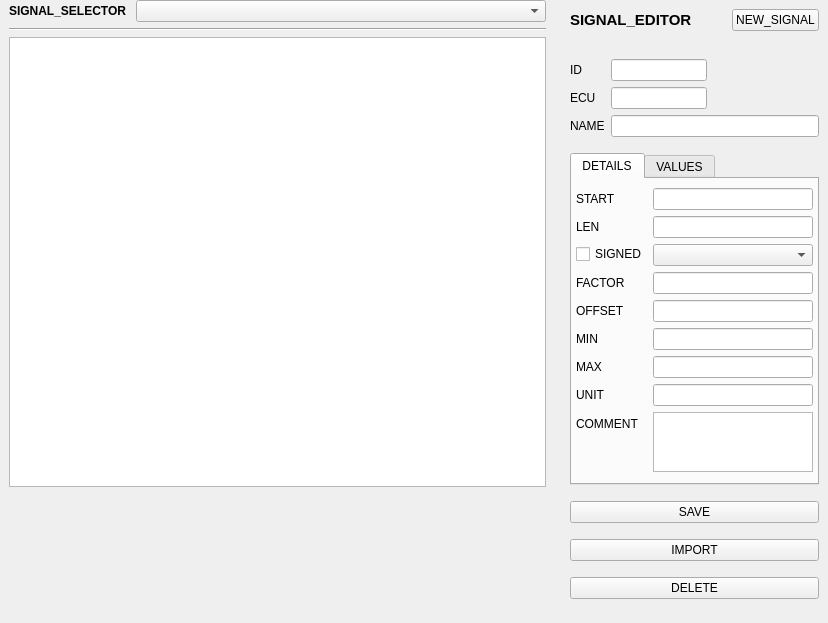
<?xml version="1.0" encoding="UTF-8"?>
<ui version="4.0">
 <class>SIGNAL</class>
 <widget class="QWidget" name="SIGNAL">
  <property name="geometry">
   <rect>
    <x>0</x>
    <y>0</y>
    <width>828</width>
    <height>623</height>
   </rect>
  </property>
  <property name="windowTitle">
   <string>Form</string>
  </property>
  <layout class="QHBoxLayout" name="bodyLayout">
   <property name="leftMargin">
    <number>0</number>
   </property>
   <property name="topMargin">
    <number>0</number>
   </property>
   <property name="rightMargin">
    <number>0</number>
   </property>
   <property name="bottomMargin">
    <number>0</number>
   </property>
   <item>
    <widget class="QWidget" name="msgManager" native="true">
     <property name="sizePolicy">
      <sizepolicy hsizetype="Expanding" vsizetype="Preferred">
       <horstretch>0</horstretch>
       <verstretch>0</verstretch>
      </sizepolicy>
     </property>
     <layout class="QVBoxLayout" name="msgManagerLayout">
      <property name="topMargin">
       <number>0</number>
      </property>
      <property name="bottomMargin">
       <number>0</number>
      </property>
      <item>
       <widget class="QWidget" name="widgetSelector" native="true">
        <layout class="QHBoxLayout" name="horizontalLayout">
         <property name="spacing">
          <number>9</number>
         </property>
         <property name="leftMargin">
          <number>0</number>
         </property>
         <property name="topMargin">
          <number>0</number>
         </property>
         <property name="rightMargin">
          <number>0</number>
         </property>
         <property name="bottomMargin">
          <number>0</number>
         </property>
         <item>
          <widget class="QLabel" name="lblSelector">
           <property name="sizePolicy">
            <sizepolicy hsizetype="Preferred" vsizetype="Fixed">
             <horstretch>0</horstretch>
             <verstretch>0</verstretch>
            </sizepolicy>
           </property>
           <property name="font">
            <font>
             <weight>75</weight>
             <bold>true</bold>
            </font>
           </property>
           <property name="text">
            <string>SIGNAL_SELECTOR</string>
           </property>
          </widget>
         </item>
         <item>
          <widget class="QComboBox" name="comboSignalSelector">
           <property name="sizePolicy">
            <sizepolicy hsizetype="Expanding" vsizetype="Fixed">
             <horstretch>0</horstretch>
             <verstretch>0</verstretch>
            </sizepolicy>
           </property>
          </widget>
         </item>
        </layout>
       </widget>
      </item>
      <item>
       <widget class="Line" name="msgLine">
        <property name="orientation">
         <enum>Qt::Horizontal</enum>
        </property>
       </widget>
      </item>
      <item>
       <widget class="QTableView" name="bitsTable">
        <property name="sizePolicy">
         <sizepolicy hsizetype="Preferred" vsizetype="Expanding">
          <horstretch>0</horstretch>
          <verstretch>0</verstretch>
         </sizepolicy>
        </property>
        <property name="minimumSize">
         <size>
          <width>0</width>
          <height>450</height>
         </size>
        </property>
        <property name="cursor" stdset="0">
         <cursorShape>PointingHandCursor</cursorShape>
        </property>
        <property name="editTriggers">
         <set>QAbstractItemView::NoEditTriggers</set>
        </property>
        <property name="alternatingRowColors">
         <bool>true</bool>
        </property>
        <property name="selectionMode">
         <enum>QAbstractItemView::NoSelection</enum>
        </property>
        <property name="cornerButtonEnabled">
         <bool>true</bool>
        </property>
        <attribute name="horizontalHeaderMinimumSectionSize">
         <number>15</number>
        </attribute>
       </widget>
      </item>
      <item>
       <spacer name="verticalSpacer">
        <property name="orientation">
         <enum>Qt::Vertical</enum>
        </property>
        <property name="sizeHint" stdset="0">
         <size>
          <width>1</width>
          <height>1</height>
         </size>
        </property>
       </spacer>
      </item>
     </layout>
    </widget>
   </item>
   <item>
    <widget class="QWidget" name="editor" native="true">
     <property name="sizePolicy">
      <sizepolicy hsizetype="Fixed" vsizetype="Preferred">
       <horstretch>0</horstretch>
       <verstretch>0</verstretch>
      </sizepolicy>
     </property>
     <property name="cssClass" stdset="0">
      <string>card</string>
     </property>
     <layout class="QVBoxLayout" name="signalEditorLayout">
      <property name="spacing">
       <number>0</number>
      </property>
      <property name="leftMargin">
       <number>0</number>
      </property>
      <property name="topMargin">
       <number>0</number>
      </property>
      <property name="rightMargin">
       <number>0</number>
      </property>
      <property name="bottomMargin">
       <number>0</number>
      </property>
      <item>
       <widget class="QWidget" name="cardMsg" native="true">
        <property name="cssClass" stdset="0">
         <string/>
        </property>
        <layout class="QVBoxLayout" name="mainLayout">
         <property name="spacing">
          <number>0</number>
         </property>
         <property name="leftMargin">
          <number>0</number>
         </property>
         <property name="topMargin">
          <number>0</number>
         </property>
         <property name="rightMargin">
          <number>0</number>
         </property>
         <property name="bottomMargin">
          <number>0</number>
         </property>
         <item>
          <widget class="QWidget" name="cardHeaderMsg" native="true">
           <property name="sizePolicy">
            <sizepolicy hsizetype="Preferred" vsizetype="Fixed">
             <horstretch>0</horstretch>
             <verstretch>0</verstretch>
            </sizepolicy>
           </property>
           <property name="styleSheet">
            <string notr="true"/>
           </property>
           <property name="cssClass" stdset="0">
            <string>cardHeader</string>
           </property>
           <layout class="QHBoxLayout" name="cardDisplayHLayout_2">
            <item>
             <widget class="QLabel" name="titleMsg">
              <property name="sizePolicy">
               <sizepolicy hsizetype="Preferred" vsizetype="Minimum">
                <horstretch>0</horstretch>
                <verstretch>0</verstretch>
               </sizepolicy>
              </property>
              <property name="font">
               <font>
                <pointsize>11</pointsize>
                <weight>75</weight>
                <bold>true</bold>
               </font>
              </property>
              <property name="styleSheet">
               <string notr="true">background:none;
border:0;
border-radius:0;</string>
              </property>
              <property name="text">
               <string>SIGNAL_EDITOR</string>
              </property>
              <property name="cssClass" stdset="0">
               <string>cardTitle</string>
              </property>
             </widget>
            </item>
            <item>
             <widget class="QPushButton" name="btnNewSignal">
              <property name="sizePolicy">
               <sizepolicy hsizetype="Fixed" vsizetype="Fixed">
                <horstretch>0</horstretch>
                <verstretch>0</verstretch>
               </sizepolicy>
              </property>
              <property name="cursor">
               <cursorShape>PointingHandCursor</cursorShape>
              </property>
              <property name="text">
               <string>NEW_SIGNAL</string>
              </property>
              <property name="cssClass" stdset="0">
               <string>btn-primary</string>
              </property>
             </widget>
            </item>
           </layout>
          </widget>
         </item>
         <item>
          <widget class="QWidget" name="cardSignalBody" native="true">
           <property name="cssClass" stdset="0">
            <string>cardBody</string>
           </property>
           <layout class="QVBoxLayout" name="verticalLayout">
            <property name="leftMargin">
             <number>9</number>
            </property>
            <property name="topMargin">
             <number>9</number>
            </property>
            <property name="rightMargin">
             <number>9</number>
            </property>
            <property name="bottomMargin">
             <number>9</number>
            </property>
            <item>
             <widget class="QWidget" name="cardBodyMsg" native="true">
              <property name="sizePolicy">
               <sizepolicy hsizetype="Preferred" vsizetype="Fixed">
                <horstretch>0</horstretch>
                <verstretch>0</verstretch>
               </sizepolicy>
              </property>
              <property name="styleSheet">
               <string notr="true"/>
              </property>
              <property name="cssClass" stdset="0">
               <string/>
              </property>
              <layout class="QFormLayout" name="formDisplayLayout_2">
               <property name="verticalSpacing">
                <number>6</number>
               </property>
               <property name="leftMargin">
                <number>0</number>
               </property>
               <property name="topMargin">
                <number>0</number>
               </property>
               <property name="rightMargin">
                <number>0</number>
               </property>
               <property name="bottomMargin">
                <number>0</number>
               </property>
               <item row="4" column="0">
                <widget class="QLabel" name="labelName">
                 <property name="text">
                  <string>NAME</string>
                 </property>
                </widget>
               </item>
               <item row="4" column="1">
                <widget class="QLineEdit" name="fldName"/>
               </item>
               <item row="2" column="0">
                <widget class="QLabel" name="lblId">
                 <property name="text">
                  <string>ID</string>
                 </property>
                </widget>
               </item>
               <item row="2" column="1">
                <widget class="QLineEdit" name="fldId">
                 <property name="sizePolicy">
                  <sizepolicy hsizetype="Fixed" vsizetype="Fixed">
                   <horstretch>0</horstretch>
                   <verstretch>0</verstretch>
                  </sizepolicy>
                 </property>
                 <property name="maximumSize">
                  <size>
                   <width>96</width>
                   <height>16777215</height>
                  </size>
                 </property>
                 <property name="readOnly">
                  <bool>true</bool>
                 </property>
                </widget>
               </item>
               <item row="3" column="0">
                <widget class="QLabel" name="labelECU">
                 <property name="text">
                  <string>ECU</string>
                 </property>
                </widget>
               </item>
               <item row="3" column="1">
                <widget class="QLineEdit" name="fldECU">
                 <property name="maximumSize">
                  <size>
                   <width>96</width>
                   <height>16777215</height>
                  </size>
                 </property>
                </widget>
               </item>
              </layout>
             </widget>
            </item>
            <item>
             <widget class="QTabWidget" name="tabWidget">
              <property name="sizePolicy">
               <sizepolicy hsizetype="Minimum" vsizetype="Fixed">
                <horstretch>0</horstretch>
                <verstretch>0</verstretch>
               </sizepolicy>
              </property>
              <property name="currentIndex">
               <number>0</number>
              </property>
              <widget class="QWidget" name="tabDetails">
               <attribute name="title">
                <string>DETAILS</string>
               </attribute>
               <layout class="QFormLayout" name="formLayout">
                <property name="leftMargin">
                 <number>4</number>
                </property>
                <property name="rightMargin">
                 <number>4</number>
                </property>
                <item row="1" column="0">
                 <widget class="QLabel" name="labelStart">
                  <property name="text">
                   <string>START</string>
                  </property>
                 </widget>
                </item>
                <item row="1" column="1">
                 <widget class="QLineEdit" name="fldStart">
                  <property name="maxLength">
                   <number>8</number>
                  </property>
                 </widget>
                </item>
                <item row="3" column="0">
                 <widget class="QLabel" name="labelLen">
                  <property name="text">
                   <string>LEN</string>
                  </property>
                 </widget>
                </item>
                <item row="3" column="1">
                 <widget class="QLineEdit" name="fldLen">
                  <property name="maxLength">
                   <number>3</number>
                  </property>
                 </widget>
                </item>
                <item row="5" column="0">
                 <widget class="QCheckBox" name="checkSigned">
                  <property name="text">
                   <string>SIGNED</string>
                  </property>
                 </widget>
                </item>
                <item row="5" column="1">
                 <widget class="QComboBox" name="comboEndian"/>
                </item>
                <item row="7" column="0">
                 <widget class="QLabel" name="labelFactor">
                  <property name="text">
                   <string>FACTOR</string>
                  </property>
                 </widget>
                </item>
                <item row="7" column="1">
                 <widget class="QLineEdit" name="fldFactor">
                  <property name="maxLength">
                   <number>8</number>
                  </property>
                 </widget>
                </item>
                <item row="9" column="0">
                 <widget class="QLabel" name="labelOffset">
                  <property name="text">
                   <string>OFFSET</string>
                  </property>
                 </widget>
                </item>
                <item row="9" column="1">
                 <widget class="QLineEdit" name="fldOffset">
                  <property name="maxLength">
                   <number>8</number>
                  </property>
                 </widget>
                </item>
                <item row="12" column="0">
                 <widget class="QLabel" name="labelUnit">
                  <property name="text">
                   <string>UNIT</string>
                  </property>
                 </widget>
                </item>
                <item row="12" column="1">
                 <widget class="QLineEdit" name="fldUnit">
                  <property name="maxLength">
                   <number>16</number>
                  </property>
                 </widget>
                </item>
                <item row="14" column="0">
                 <widget class="QLabel" name="labelComment">
                  <property name="text">
                   <string>COMMENT</string>
                  </property>
                 </widget>
                </item>
                <item row="10" column="0">
                 <widget class="QLabel" name="labelMin">
                  <property name="text">
                   <string>MIN</string>
                  </property>
                 </widget>
                </item>
                <item row="11" column="0">
                 <widget class="QLabel" name="labelMax">
                  <property name="text">
                   <string>MAX</string>
                  </property>
                 </widget>
                </item>
                <item row="10" column="1">
                 <widget class="QLineEdit" name="fldMin"/>
                </item>
                <item row="11" column="1">
                 <widget class="QLineEdit" name="fldMax"/>
                </item>
                <item row="14" column="1">
                 <widget class="QPlainTextEdit" name="fldComment">
                  <property name="sizePolicy">
                   <sizepolicy hsizetype="Expanding" vsizetype="Fixed">
                    <horstretch>0</horstretch>
                    <verstretch>0</verstretch>
                   </sizepolicy>
                  </property>
                  <property name="maximumSize">
                   <size>
                    <width>160</width>
                    <height>60</height>
                   </size>
                  </property>
                 </widget>
                </item>
               </layout>
              </widget>
              <widget class="QWidget" name="tabValues">
               <property name="sizePolicy">
                <sizepolicy hsizetype="Fixed" vsizetype="Minimum">
                 <horstretch>0</horstretch>
                 <verstretch>0</verstretch>
                </sizepolicy>
               </property>
               <attribute name="title">
                <string>VALUES</string>
               </attribute>
               <layout class="QVBoxLayout" name="verticalLayout_2">
                <property name="spacing">
                 <number>0</number>
                </property>
                <property name="leftMargin">
                 <number>0</number>
                </property>
                <property name="topMargin">
                 <number>0</number>
                </property>
                <property name="rightMargin">
                 <number>0</number>
                </property>
                <property name="bottomMargin">
                 <number>0</number>
                </property>
                <item>
                 <widget class="QWidget" name="formValues" native="true">
                  <layout class="QGridLayout" name="gridValuesLayout">
                   <property name="leftMargin">
                    <number>4</number>
                   </property>
                   <property name="topMargin">
                    <number>4</number>
                   </property>
                   <property name="rightMargin">
                    <number>4</number>
                   </property>
                   <property name="bottomMargin">
                    <number>4</number>
                   </property>
                   <property name="spacing">
                    <number>4</number>
                   </property>
                   <item row="0" column="1" colspan="2">
                    <widget class="QPushButton" name="btnAddValue">
                     <property name="cursor">
                      <cursorShape>PointingHandCursor</cursorShape>
                     </property>
                     <property name="text">
                      <string>ADD_VALUE</string>
                     </property>
                     <property name="cssClass" stdset="0">
                      <string>btn-primary</string>
                     </property>
                    </widget>
                   </item>
                  </layout>
                 </widget>
                </item>
                <item>
                 <spacer name="verticalSpacer_2">
                  <property name="orientation">
                   <enum>Qt::Vertical</enum>
                  </property>
                  <property name="sizeHint" stdset="0">
                   <size>
                    <width>20</width>
                    <height>1</height>
                   </size>
                  </property>
                 </spacer>
                </item>
               </layout>
              </widget>
             </widget>
            </item>
            <item>
             <widget class="QPushButton" name="btnSave">
              <property name="cursor">
               <cursorShape>PointingHandCursor</cursorShape>
              </property>
              <property name="text">
               <string>SAVE</string>
              </property>
              <property name="cssClass" stdset="0">
               <string>btn-disabled</string>
              </property>
             </widget>
            </item>
            <item>
             <widget class="QPushButton" name="btnImport">
              <property name="text">
               <string>IMPORT</string>
              </property>
              <property name="cssClass" stdset="0">
               <string>btn-primary</string>
              </property>
             </widget>
            </item>
            <item>
             <widget class="QPushButton" name="btnDelete">
              <property name="cursor">
               <cursorShape>PointingHandCursor</cursorShape>
              </property>
              <property name="text">
               <string>DELETE</string>
              </property>
              <property name="cssClass" stdset="0">
               <string>btn-disabled</string>
              </property>
             </widget>
            </item>
           </layout>
          </widget>
         </item>
        </layout>
       </widget>
      </item>
     </layout>
    </widget>
   </item>
  </layout>
 </widget>
 <tabstops>
  <tabstop>bitsTable</tabstop>
  <tabstop>comboSignalSelector</tabstop>
  <tabstop>btnNewSignal</tabstop>
  <tabstop>fldId</tabstop>
  <tabstop>fldECU</tabstop>
  <tabstop>fldName</tabstop>
  <tabstop>tabWidget</tabstop>
  <tabstop>fldStart</tabstop>
  <tabstop>fldLen</tabstop>
  <tabstop>checkSigned</tabstop>
  <tabstop>comboEndian</tabstop>
  <tabstop>fldFactor</tabstop>
  <tabstop>fldOffset</tabstop>
  <tabstop>fldMin</tabstop>
  <tabstop>fldMax</tabstop>
  <tabstop>fldUnit</tabstop>
  <tabstop>fldComment</tabstop>
  <tabstop>btnAddValue</tabstop>
  <tabstop>btnSave</tabstop>
  <tabstop>btnDelete</tabstop>
 </tabstops>
 <resources/>
 <connections/>
</ui>
